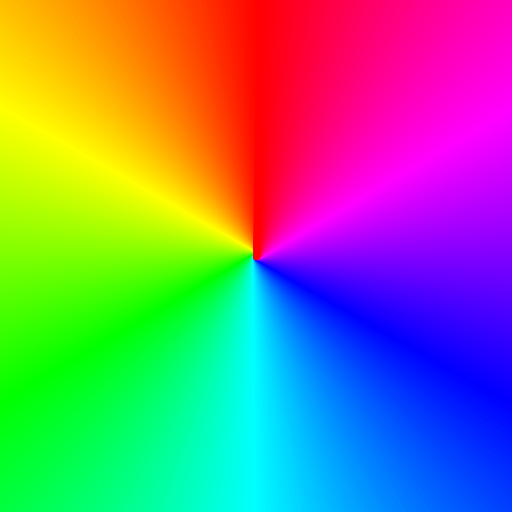
Frame 1 (no input)
Frame 60 (the mouse pressed at the canvas centre just before this capture): identical to frame 1, image omitted
Frame 120 (the mouse held since frame 60 and released just before this capture): identical to frame 1, image omitted

The Processing sketch that drew this single still picture (run headless with seeded random() and noise(); from frame 60 on, the mouse is pressed at the canvas centre):

// Processing sketch: p5_day1_extra_2022531063
// ── p5_day1_extra_2022531063.pde
// グローバル変数
int count = 0;
/*
　完成した課題は
 　extra01, extra02 <-- 自分の進度を記入する
 */
// -----
void setup() {
  size(512, 512);//
  background( 0 );
  /*
  各関数のコメントアウトを解除して実行すれば
   各課題の結果を確認できるようにしておく
   */
  extra_01();// 色相環
  //extra_02();// ランダムドット
}
// -----
void draw() {
  // extra_04();// 広がる縞
  // extra_04b();// 広がる縞の別バージョン
  // extra_05();// ライラックチェイサー

  count = count + 1;
}
// -----
void extra_01() {// 色相環
  colorMode(HSB, 360, 100, 100);
  noStroke();
  strokeWeight(7);

  float x, y;
  float theta;// その画素の方向 [rad]
  float r = 400;// その画素の中心からの距離 [px]

  for (int i = 0; i < 360; i++) { //360 = 1回転
    theta = radians(90+i); //赤色を上に持ってくる
    x = width/2 + r * cos(theta);
    y = height/2 - r * sin(theta);

    stroke(i, 100, 100);
    line(width/2, height/2, x, y);
  }
}
// -----
void extra_02() {// ランダムドット
  int NumOfDot = 800;// ドットの数
  float[] dotX = new float[NumOfDot];// ドットのX座標を格納する配列
  float[] dotY = new float[NumOfDot];// ドットのy座標を格納する配列
  float judg_x =0;
  float judg_y =0;

  // ドットの座標を決める処理
  for (int i=0; i<NumOfDot; i++) {// ドットの数だけループ

    if (i >=2) { //ドット間を調べる
      judg_x = dotX[i-1] - dotX[i-2];
      judg_y = dotY[i-1] - dotY[i-2];
    }

    if (i <= 1) {
      dotX[i] = random(1.0) * float( width );// 出る数値は 0 ~ 200 でランダム
      dotY[i] = random(1.0) * float( width );// 出る数値は 0 ~ 200 でランダム
    } else if (i >= 2  &&  abs(judg_x) > 9  &&  abs(judg_y) > 9 ) {
      dotX[i] = random(1.0) * float( width );// 出る数値は 0 ~ 200 でランダム
      dotY[i] = random(1.0) * float( width );// 出る数値は 0 ~ 200 でランダム
    } else {
      break;
    }
  }
  // ドットを描く処理
  ellipseMode(CENTER);
  noStroke();
  fill(255);
  for (int i=0; i<NumOfDot; i++) {// ドットの数だけループ
    ellipse( dotX[i], dotY[i], 4, 4);
  }
}

// -----
void extra_03() {// 広がる縞
  background( 0 );
  noStroke();

  float val;// valueのつもり，階調値(0~255)
  float NumOfCycle = 4;// 波の数
  float x, y;
  float theta;// その画素の方向 [rad]
  float r;// その画素の中心からの距離 [px]
}
// -----
void extra_04() {// ライラックチェイサー
  colorMode(HSB, 100);
  background(0, 0, 75);
}
